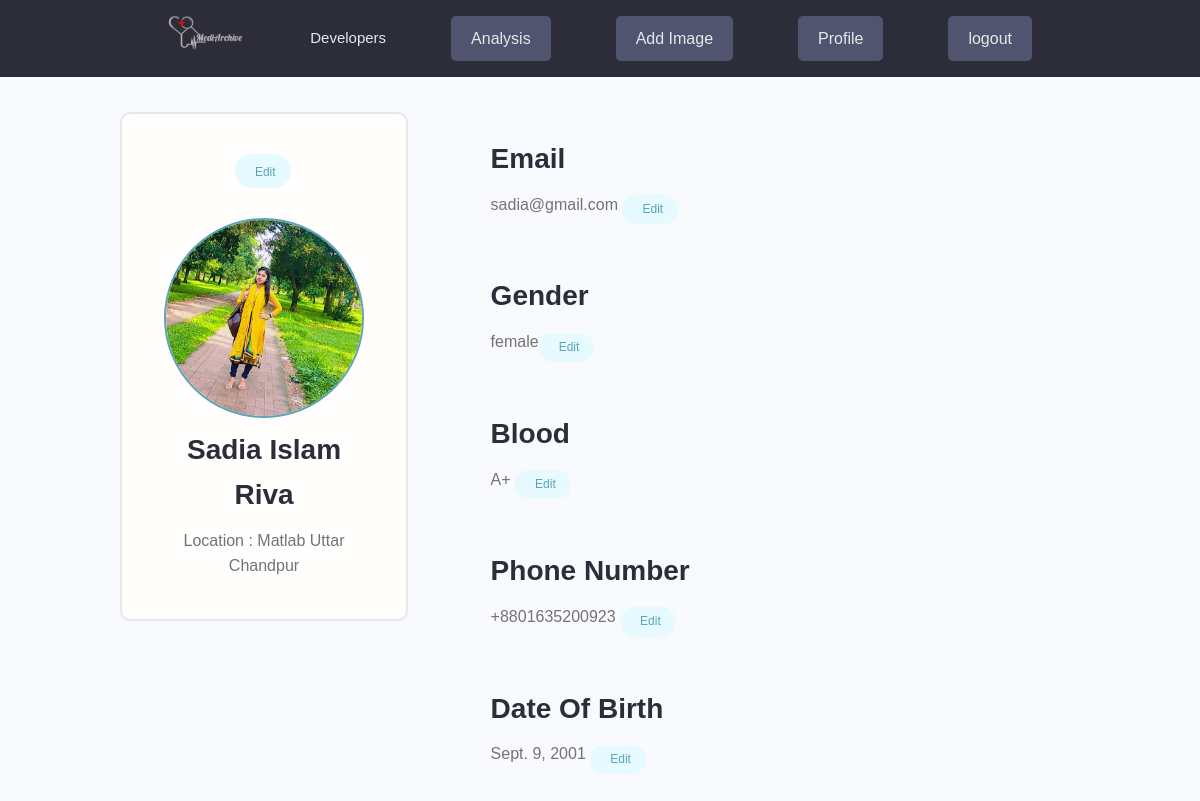
Screenshot of / (signed in) with the database file from the repository.
### users/models.py (models this page shows, shortened)
class Profile(models.Model):
    GENDER_TYPE = (
        ('male', 'Male'),
        ('female', 'Female'),
    )
    BLOOD_TYPE = (
        ('A+', 'A+'),
        ('A-', 'A-'),
        ('B+', 'B+'),
        ('B-', 'B-'),
        ('O+', 'O+'),
        ('O-', 'O-'),
        ('AB+', 'AB+'),
        ('AB-', 'AB-'),
    )
    user = models.OneToOneField(User, on_delete=models.CASCADE, null=True, blank=True)
    username = models.CharField(max_length=200, blank=True, null=True)
    name = models.CharField(max_length=200, blank=True, null=True)
    email = models.EmailField(max_length=500, blank=True, null=True)
    location = models.CharField(max_length=200, blank=True, null=True)
    profile_image = models.ImageField(null=True, blank=True, upload_to='profiles/', default="profiles/user-default.png")
    gender = models.CharField(max_length=255, blank=True, null=True, choices=GENDER_TYPE, default="male")
    blood = models.CharField(max_length=255, blank=True, null=True, choices=BLOOD_TYPE, default="AB+")
    created = models.DateTimeField(auto_now_add=True)
    id = models.UUIDField(default=uuid.uuid4, unique=True,primary_key=True, editable=False)
    dob = models.DateField(max_length=8,blank=True,null=True)
    phone_number = PhoneNumberField(blank=True,null=True)

### users/views.py (the view)
# urls.py: path('',profile,name='profile'),
@login_required(login_url='login')
def profile(request):
    profile = request.user.profile
    context = {'profile': profile}
    return render(request, 'users/profiles.html',context)

### users/templates/users/profiles.html (shortened to what this page needs)
{% extends 'main.html' %}
{% load static %}
{% block content %}
<main class="settingsPage profile my-md">
    <div class="container">
      <div class="layout">
        <div class="column column--1of3">
          <div class="card text-center">
            <div class="card__body dev">
              <a class="tag tag--pill tag--main settings__btn" href="">
                Edit</a>
              <img class="avatar avatar--xl dev__avatar" src="{{ profile.profile_image.url }}" />
              <h2 class="dev__name">{{ profile.name }}</h2>
              <p class="dev__location">Location : {{ profile.location }}</p>
            </div>
          </div>
        </div>
        <div class="column column--2of3">
            <div class="card__body dev">
                <h2 class="dev__name">Email</h2>
                <p class="dev__location"> {{ profile.email }} <a class="tag tag--pill tag--main settings__btn" href="">
                    Edit</a>
                </p>
            </div>
            <div class="card__body dev">
                <h2 class="dev__name">Gender</h2>
                <p class="dev__location"> {{ profile.gender }}<a class="tag tag--pill tag--main settings__btn" href="">
                    Edit</a> </p>
            </div>
            <div class="card__body dev">
                <h2 class="dev__name">Blood</h2>
                <p class="dev__location"> {{ profile.blood }} <a class="tag tag--pill tag--main settings__btn" href="">
                    Edit</a> </p>
            </div>
            <div class="card__body dev">
                <h2 class="dev__name">Phone Number</h2>
                <p class="dev__location"> {{ profile.phone_number }} <a class="tag tag--pill tag--main settings__btn" href="">
                    Edit</a> </p>
            </div>
            <div class="card__body dev">
                <h2 class="dev__name">Date Of Birth</h2>
                <p class="dev__location"> {{ profile.dob }} <a class="tag tag--pill tag--main settings__btn" href="">
                    Edit</a></p>
            </div>
        </div>
      </div>
    </div>
  </main>
{% endblock  %}

### static/styles/app.css (style rules this page uses)
:root { --color-sub: #2d2d39; }
.card { border: 2px solid var(--color-light); }
img { width: 100%; }
.profile .card > .dev { padding: 4rem; }
.dev__avatar { display: block; margin: auto; }
.dev__name { color: var(--color-sub); font-size: 2.8rem; font-weight: 700; margin-top: 1rem; margin-bottom: 0.5rem; }
.dev__location { margin-top: 1rem; }
.settingsPage .dev > .settings__btn { display: inline-block; margin-bottom: 3rem; }

### static/styles/a.css (style rules this page uses)
* { font-family: sans-serif; }

### static/uikit/styles/modules/_variables.css (style rules this page uses)
:root { --color-main: #5aa5b9; --color-main-light: #e6faff; --color-sub: #3f4156; --color-sub-light: #51546e; --color-sub-lighter: #ededfd; --color-text: #737373; --color-gray: #8b8b8b; --color-light: #e5e7eb; --color-light-gray: #767676; --color-bg: #f8fafd; --color-white: #fffefd; --color-white-light: #f3f3f3; --color-success: #359e64; --color-success-bg: #def8e8; --color-error: #fc4b0b; --color-error-bg: #fff2ee; --font-base: 'Poppins', arial, helvetica, 'Segoe UI', roboto, ubuntu, sans-serif; --font-monospace: 'Fira Code', 'Courier New', courier, monospace; --font-regular: 300; --font-medium: 500; --font-bold: 700; --generic-shadow: 1px 1px 5px #00000010; --generic-transition: all 0.3s ease-in-out; }

### static/uikit/styles/modules/_base.css (style rules this page uses)
* { margin: 0; padding: 0; box-sizing: border-box; text-rendering: optimizeLegibility; color: inherit; font-size: inherit; }
html { font-size: 50%; }
@media only screen and (min-width: 480px) { html { font-size: 56.25%; } }
@media only screen and (min-width: 1200px) { html { font-size: 62.5%; } }
body { line-height: 1.6; font-weight: 400; font-size: 1.5rem; color: var(--color-text); background-color: var(--color-bg); min-height: 100vh; }

### static/uikit/styles/modules/_typography.css (style rules this page uses)
* { font-family: var(--font-base); }
h2 { font-size: 3.6rem; font-weight: var(--font-bold); }
p, span, strong { font-size: 1.6rem; color: var(--color-text); font-weight: var(--font-regular); }
a { padding-bottom: 2px; text-decoration: none; display: inline-block; color: var(--color-main); font-weight: var(--font-medium); }

### static/uikit/styles/modules/_utilities.css (style rules this page uses)
.container { width: 92%; max-width: 165rem; margin: 0 auto; box-sizing: border-box; }
@media screen and (min-width: 1000px) { .container { width: 90%; } }
@media screen and (min-width: 1200px) { .container { width: 80%; } }
.text-center { text-align: center; }
.my-md { margin: 3rem auto; }

### static/uikit/styles/modules/_avatar.css (style rules this page uses)
.avatar { border-radius: 50%; border: 2px solid var(--color-main); object-fit: cover; }
.avatar--xl { height: 20rem; width: 20rem; }

### static/uikit/styles/modules/_card.css (style rules this page uses)
.card { border-radius: 1rem; background-color: var(--color-white); border: 1.5px solid var(--color-light); width: auto; height: auto; margin-top: 0.5rem; margin-bottom: 0.5rem; overflow: hidden; }
.card__body, .card__header { padding: 2rem 2.5rem; }

### static/uikit/styles/modules/_tag.css (style rules this page uses)
.tag { display: inline-flex; align-items: center; background-color: var(--color-sub); height: -webkit-fit-content; height: -moz-fit-content; height: fit-content; width: -webkit-fit-content; width: -moz-fit-content; width: fit-content; border-radius: 0.5rem; padding: 0.5rem 1.5rem; font-size: 1.2rem; cursor: pointer; }
.tag:not(:last-child) { margin-right: 0.25rem; margin-bottom: 0.75rem; }
.tag--pill { border-radius: 5rem; }
.tag--main, .tag--main > small { background: var(--color-main-light); color: var(--color-main); font-weight: 500; }

### static/uikit/styles/modules/_layout.css (style rules this page uses)
.layout { display: flex; flex-flow: row wrap; justify-content: space-between; }
.layout > .column { margin-bottom: 3rem; }
.layout > .column.column--1of3 { flex-basis: 30%; }
.layout > .column.column--2of3 { flex-basis: 64%; }

### rows the page displays
Profile: profile_image (picture), name "Sadia Islam Riva", location "Matlab Uttar Chandpur", email "sadia@gmail.com", gender "female", blood "A+", phone_number "+8801635200923", dob "Sept. 9, 2001"
